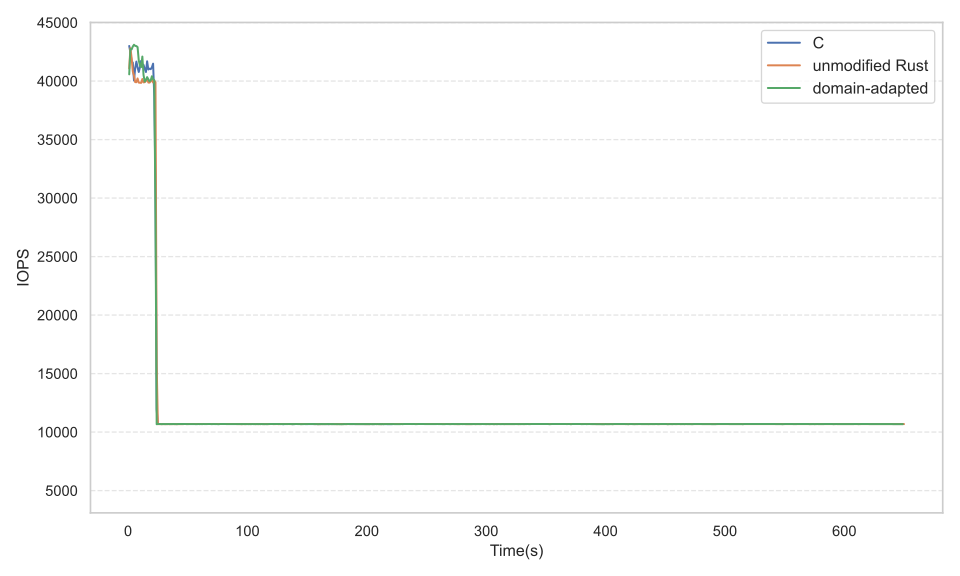

This chart was generated by the following Python code:
import seaborn as sns
import matplotlib.pyplot as plt
import numpy as np
import pandas as pd

# time, iops
# 1000, 4113, 1, 0, 0
# 1999, 4321, 1, 0, 0

def get_iops_with_time(filename: str)-> list:
    with open(filename, 'r') as f:
        lines = f.readlines()
    
    iops_data = []
    for line in lines:
        time, iops = line.strip().split(',')[0:2]
        iops_data.append((int(time), int(iops)))

    return iops_data


def refactor_iops_data(multi_impl:dict)->pd.DataFrame:
    # key: impl_name
    # value: iops list
    data = {
        "Time": [],
        "IOPS": [],
        "Impl": []
    }
    for impl in multi_impl:
        for time, iops in multi_impl[impl]:
            data["Time"].append(time/1000)
            data["IOPS"].append(iops)
            data["Impl"].append(impl)
    pd_data = pd.DataFrame(data)
    return pd_data


# key: impl_name
# value: iops list
def plot_iops_with_time(multi_impl: pd.DataFrame):
    plt.figure(figsize=(10, 6))
    sns.set_theme(style="whitegrid")
    sns.lineplot(x="Time", y="IOPS", hue="Impl", data=multi_impl)
    plt.xlabel('Time(s)', fontsize=12)
    plt.ylabel('IOPS', fontsize=12)
    # plt.title('IOPS with Time', fontsize=14)

    ax = plt.gca()
    ax.grid(False)
    for ytick in ax.get_yticks():
        ax.axhline(
            y=ytick,
            color='gray',
            linestyle='--',
            linewidth=1,
            alpha=0.2,
            zorder=0.5  # 确保虚线在数据曲线后面/下面
        )

    plt.legend(fontsize=12)
    plt.tight_layout()
    plt.savefig("nvme_write_iops.svg", format="svg")
    plt.show()

    
    
if __name__ == "__main__":
    impl = ["c-lkm","rust-lkm","rust-dm"]
    map_name=  ["C", "unmodified Rust", "domain-adapted"]
    impl_data = {}
    for (idx,i) in enumerate(impl):
        impl_data[map_name[idx]] = get_iops_with_time(f"{i}-nvme-write-iops.txt")
    # print(impl_data)
    pd = refactor_iops_data(impl_data)
    print(pd)
    plot_iops_with_time(pd)
